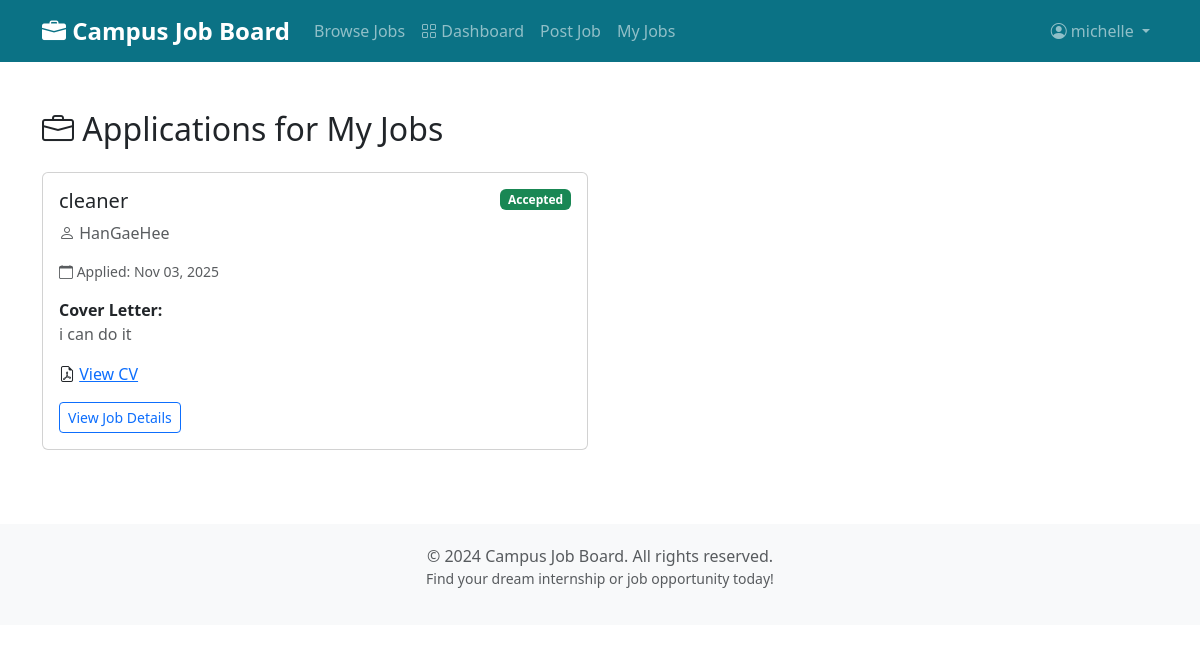
The app's page /my-applications/ (signed in) with its own data.
### users/models.py (models this page shows, shortened)
class CustomUser(AbstractUser):
    is_company = models.BooleanField(
        default=False,
        help_text="Designates whether this user is a company/employer")

### jobs/models.py (models this page shows, shortened)
class Application(models.Model):
    PENDING = 'P'
    ACCEPTED = 'A'
    REJECTED = 'R'
    STATUS_CHOICES = [
        (PENDING, 'Pending'),
        (ACCEPTED, 'Accepted'),
        (REJECTED, 'Rejected'),
    ]
    job = models.ForeignKey(JobPost,
                            on_delete=models.CASCADE,
                            related_name='applications')
    applicant = models.ForeignKey(settings.AUTH_USER_MODEL,
                                  on_delete=models.CASCADE,
                                  limit_choices_to={'is_company': False},
                                  related_name='job_applications')
    cover_letter = models.TextField(
        help_text="Why you're interested in this position")
    cv = models.FileField(upload_to='applications/cv/',
                          null=True,
                          blank=True,
                          help_text="Upload your CV/Resume (PDF, DOC, DOCX)")
    transcript = models.FileField(
        upload_to='applications/transcripts/',
        null=True,
        blank=True,
        help_text="Upload your academic transcript (PDF)")
    certificate = models.FileField(
        upload_to='applications/certificates/',
        null=True,
        blank=True,
        help_text="Upload any relevant certificates (PDF)")
    other_document = models.FileField(
        upload_to='applications/other/',
        null=True,
        blank=True,
        help_text="Upload any other supporting document")
    date_applied = models.DateTimeField(default=timezone.now)
    status = models.CharField(max_length=1,
                              choices=STATUS_CHOICES,
                              default=PENDING)
    class Meta:
        ordering = ['-date_applied']
        unique_together = [['job', 'applicant']]
        indexes = [
            models.Index(fields=['-date_applied']),
            models.Index(fields=['status']),
        ]

class JobPost(models.Model):
    FULL_TIME = 'FT'
    PART_TIME = 'PT'
    INTERNSHIP = 'INT'
    CONTRACT = 'CON'
    JOB_TYPE_CHOICES = [
        (FULL_TIME, 'Full Time'),
        (PART_TIME, 'Part Time'),
        (INTERNSHIP, 'Internship'),
        (CONTRACT, 'Contract'),
    ]
    IT = 'IT'
    MARKETING = 'MKT'
    FINANCE = 'FIN'
    SALES = 'SLS'
    HR = 'HR'
    ENGINEERING = 'ENG'
    EDUCATION = 'EDU'
    HEALTHCARE = 'HLT'
    MEDIA = 'MED'
    LAW = 'LAW'
    CONSTRUCTION = 'CON'
    CUSTOMER_SERVICE = 'CS'
    ARCHITECTURE = 'ARC'
    ACCOUNTING = 'ACC'
    OTHER = 'OTH'
    CATEGORY_CHOICES = [
        (IT, 'IT & Software'),
        (FINANCE, 'Finance & Accounting'),
        (ACCOUNTING, 'Accounting'),
        (MARKETING, 'Marketing & Sales'),
        (SALES, 'Sales'),
        (EDUCATION, 'Education & Training'),
        (ENGINEERING, 'Engineering'),
        (ARCHITECTURE, 'Architecture'),
        (HEALTHCARE, 'Healthcare & Medicine'),
        (MEDIA, 'Media & Design'),
        (HR, 'Human Resources'),
        (LAW, 'Law & Administration'),
        (CONSTRUCTION, 'Construction & Real Estate'),
        (CUSTOMER_SERVICE, 'Customer Service'),
        (OTHER, 'Others'),
    ]
    CURRENCY_CHOICES = [
        ('USD', 'USD - US Dollar'),
        ('GHS', 'GHS - Ghanaian Cedi'),
        ('EUR', 'EUR - Euro'),
        ('GBP', 'GBP - British Pound'),
        ('NGN', 'NGN - Nigerian Naira'),
        ('KES', 'KES - Kenyan Shilling'),
        ('ZAR', 'ZAR - South African Rand'),
        ('CAD', 'CAD - Canadian Dollar'),
        ('AUD', 'AUD - Australian Dollar'),
    ]
    title = models.CharField(max_length=200)
    company = models.ForeignKey(settings.AUTH_USER_MODEL,
                                on_delete=models.CASCADE,
                                limit_choices_to={'is_company': True},
                                related_name='job_posts')
    description = models.TextField(help_text="Detailed job description")
    requirements = models.TextField(
        help_text="Required qualifications and skills")
    location = models.CharField(max_length=200)
    category = models.CharField(max_length=3,
                                choices=CATEGORY_CHOICES,
                                default=IT)
    job_type = models.CharField(max_length=3,
                                choices=JOB_TYPE_CHOICES,
                                default=FULL_TIME)
    date_posted = models.DateTimeField(default=timezone.now)
    deadline = models.DateField(help_text="Application deadline")
    salary = models.DecimalField(max_digits=10,
                                 decimal_places=2,
                                 null=True,
                                 blank=True,
                                 help_text="Salary range (optional)")
    currency = models.CharField(max_length=3,
                                choices=CURRENCY_CHOICES,
                                default='USD',
                                help_text="Currency for salary")
    image = models.ImageField(
        upload_to='job_images/',
        null=True,
        blank=True,
        help_text="Optional image for the job posting")
    is_approved = models.BooleanField(
        default=False, help_text="Whether this job post is approved by admin")
    class Meta:
        ordering = ['-date_posted']
        indexes = [
            models.Index(fields=['-date_posted']),
            models.Index(fields=['category']),
            models.Index(fields=['job_type']),
        ]

### jobs/views.py (the view)
# urls.py: path('my-applications/', views.my_applications, name='my_applications'),
@login_required
def my_applications(request):
    if request.user.is_company:
        jobs = JobPost.objects.filter(company=request.user)
        applications = Application.objects.filter(job__in=jobs).select_related(
            'applicant', 'job')
    else:
        applications = Application.objects.filter(
            applicant=request.user).select_related('job')
    return render(request, 'jobs/my_applications.html',
                  {'applications': applications})

### jobs/templates/jobs/my_applications.html (shortened to what this page needs)
{% extends 'base.html' %}
{% block content %}
<h2>
    <i class="bi bi-briefcase"></i>
    {% if user.is_company %}
        Applications for My Jobs
    {% else %}
        My Applications
    {% endif %}
</h2>
{% if applications %}
    <div class="row mt-4">
        {% for application in applications %}
            <div class="col-md-6 mb-4">
                <div class="card">
                    <div class="card-body">
                        <div class="d-flex justify-content-between align-items-start mb-3">
                            <div>
                                <h5 class="card-title">{{ application.job.title }}</h5>
                                <p class="text-muted mb-0">
                                    {% if user.is_company %}
                                        <i class="bi bi-person"></i> {{ application.applicant.username }}
                                    {% else %}
                                        <i class="bi bi-building"></i> {{ application.job.company.username }}
                                    {% endif %}
                                </p>
                            </div>
                            <span class="badge
                                {% if application.status == 'P' %}bg-warning
                                {% elif application.status == 'A' %}bg-success
                                {% else %}bg-danger
                                {% endif %}">
                                {{ application.get_status_display }}
                            </span>
                        </div>
                        <p class="text-muted small mb-3">
                            <i class="bi bi-calendar"></i> Applied: {{ application.date_applied|date:"M d, Y" }}
                        </p>
                        <div class="mb-3">
                            <strong>Cover Letter:</strong>
                            <p class="text-muted">{{ application.cover_letter|truncatewords:30 }}</p>
                        </div>
                        {% if user.is_company %}
                            {% if application.cv %}
                            <p class="mb-2">
                                <i class="bi bi-file-earmark-pdf"></i> <a href="{{ application.cv.url }}" target="_blank">View CV</a>
                            </p>
                            {% endif %}
                        {% else %}
                            {% if application.cv %}
                            <p class="small text-muted"><i class="bi bi-paperclip"></i> CV attached</p>
                            {% endif %}
                        {% endif %}
                        <a href="{% url 'jobs:job_detail' application.job.pk %}" class="btn btn-outline-primary btn-sm mt-2">
                            View Job Details
                        </a>
                    </div>
                </div>
            </div>
        {% endfor %}
    </div>
{% endif %}
{% endblock %}

### templates/base.html (shortened to what this page needs)
<!DOCTYPE html>
<html lang="en">
<head>
    <link href="https://cdn.jsdelivr.net/npm/bootstrap@5.3.0/dist/css/bootstrap.min.css" rel="stylesheet">
    <link rel="stylesheet" href="https://cdn.jsdelivr.net/npm/bootstrap-icons@1.10.0/font/bootstrap-icons.css">
</head>
<body>
    <nav class="navbar navbar-expand-lg navbar-dark bg-primary">
        <div class="container">
            <a class="navbar-brand" href="{% url 'jobs:job_list' %}">
                <i class="bi bi-briefcase-fill"></i> Campus Job Board
            </a>
            <div class="collapse navbar-collapse" id="navbarNav">
                <ul class="navbar-nav me-auto">
                    <li class="nav-item">
                        <a class="nav-link" href="{% url 'jobs:job_list' %}">Browse Jobs</a>
                    </li>
                    {% if user.is_authenticated %}
                    {% if user.is_superuser %}
                    <li class="nav-item">
                        <a class="nav-link" href="{% url 'jobs:admin_dashboard' %}">
                            <i class="bi bi-speedometer2"></i> Admin Dashboard
                        </a>
                    </li>
                    {% elif user.is_company %}
                    <li class="nav-item">
                        <a class="nav-link" href="{% url 'jobs:company_dashboard' %}">
                            <i class="bi bi-grid"></i> Dashboard
                        </a>
                    </li>
                    <li class="nav-item">
                        <a class="nav-link" href="{% url 'jobs:create_job' %}">Post Job</a>
                    </li>
                    <li class="nav-item">
                        <a class="nav-link" href="{% url 'jobs:my_jobs' %}">My Jobs</a>
                    </li>
                    {% endif %}
                    {% endif %}
                </ul>
                <ul class="navbar-nav">
                    {% if user.is_authenticated %}
                    <li class="nav-item dropdown">
                        <a class="nav-link dropdown-toggle" href="#" role="button" data-bs-toggle="dropdown">
                            <i class="bi bi-person-circle"></i> {{ user.username }}
                        </a>
                    </li>
                    {% endif %}
                </ul>
            </div>
        </div>
    </nav>
    <main class="container my-5">
        {% block content %}
        {% endblock %}
    </main>
    <footer class="text-center text-muted">
        <div class="container">
            <p class="mb-0">&copy; 2024 Campus Job Board. All rights reserved.</p>
            <p class="small">Find your dream internship or job opportunity today!</p>
        </div>
    </footer>
</body>
</html>

### templates/base.html (style rules this page uses)
:root { --bs-primary: #0b7285; --bs-primary-rgb: 11,114,133; }
.navbar-brand { font-weight: bold; font-size: 1.5rem; }
footer { margin-top: 50px; padding: 20px 0; background-color: #f8f9fa; }

### records on screen
CustomUser: username "michelle"
Application: job "cleaner", applicant.username "HanGaeHee", status "Accepted", date_applied "Nov 03, 2025", cover_letter "i can do it"
